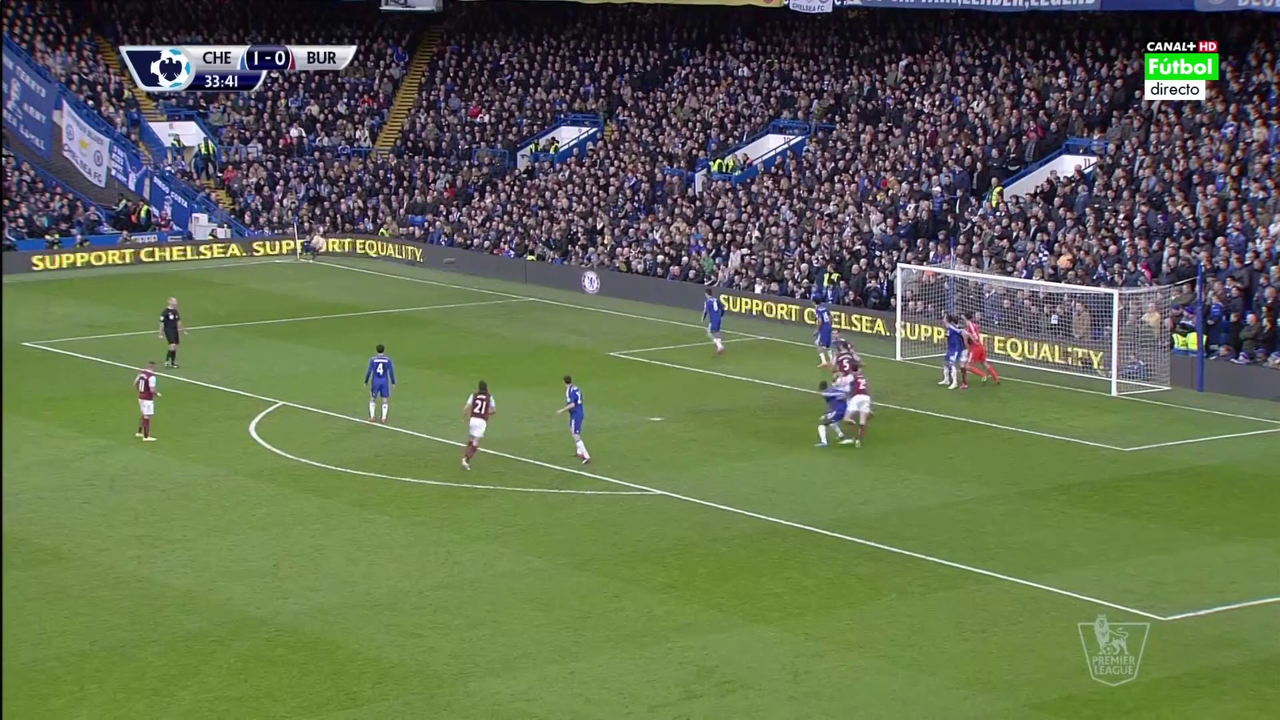
#> input picture deeplearning/vit/6_1280.png, 1280 x 720 px
$ python opencv_drawline.py
#> lines starting #> are read from the running program, lines starting #| are printed output that depends on the picture; after the words box and inside, x2 and y2 are one past the last pixel; in counts of white or black regions, pixels touching at a corner belong together
#> further down, img is the input picture: shape (720, 1280, 3); mean B, G, R 79.6, 108.7, 97.5
import cv2
import numpy as np


def draw_grid(img, grid_shape, color=(0, 255, 0), thickness=1):
#> called with grid_shape = (80, 80), color = (0, 255, 0), thickness = 1
    h, w, _ = img.shape
#> h = 720; w = 1280
    rows, cols = grid_shape
    dy, dx = h / rows, w / cols
#> dy = 9; dx = 16

    # draw vertical lines
    for x in np.linspace(start=dx, stop=w - dx, num=cols - 1):
        x = int(round(x))
        cv2.line(img, (x, 0), (x, h), color=color, thickness=thickness)
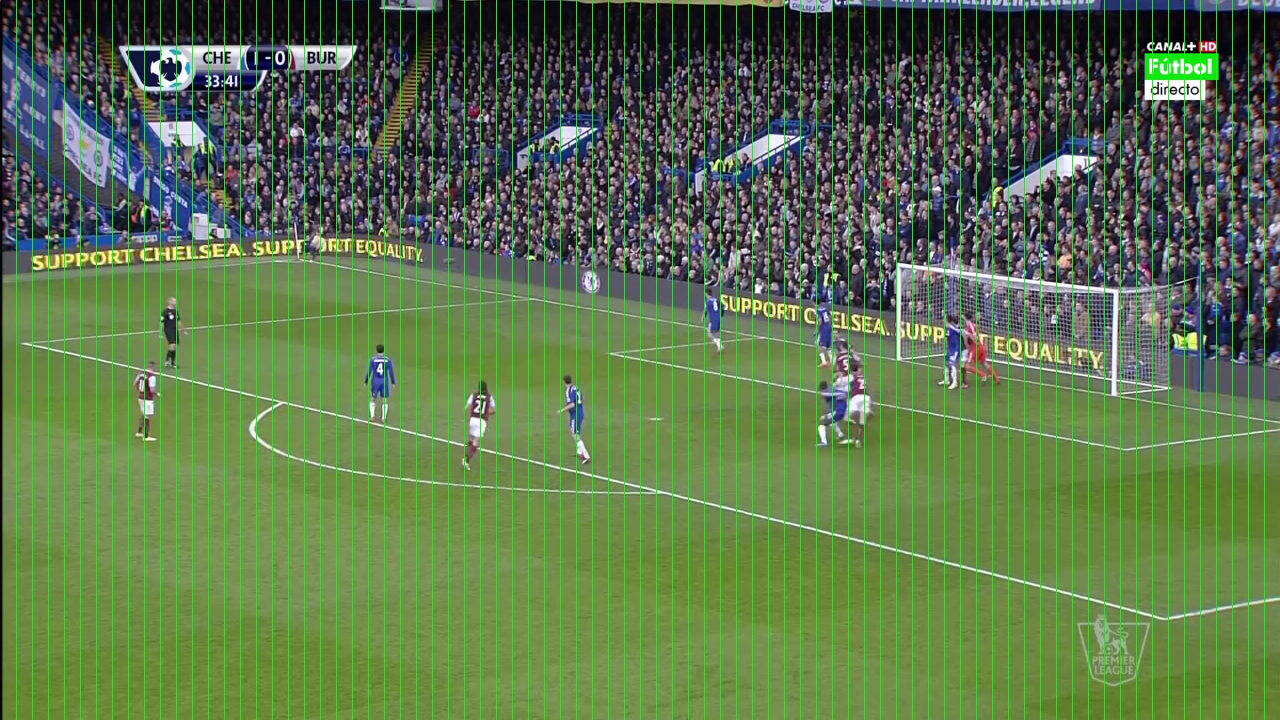
#> img: shape (720, 1280, 3); 6.17% of pixels changed, all inside (x1, y1, x2, y2) = (16, 0, 1265, 720)

    # draw horizontal lines
    for y in np.linspace(start=dy, stop=h - dy, num=rows - 1):
        y = int(round(y))
        cv2.line(img, (0, y), (w, y), color=color, thickness=thickness)
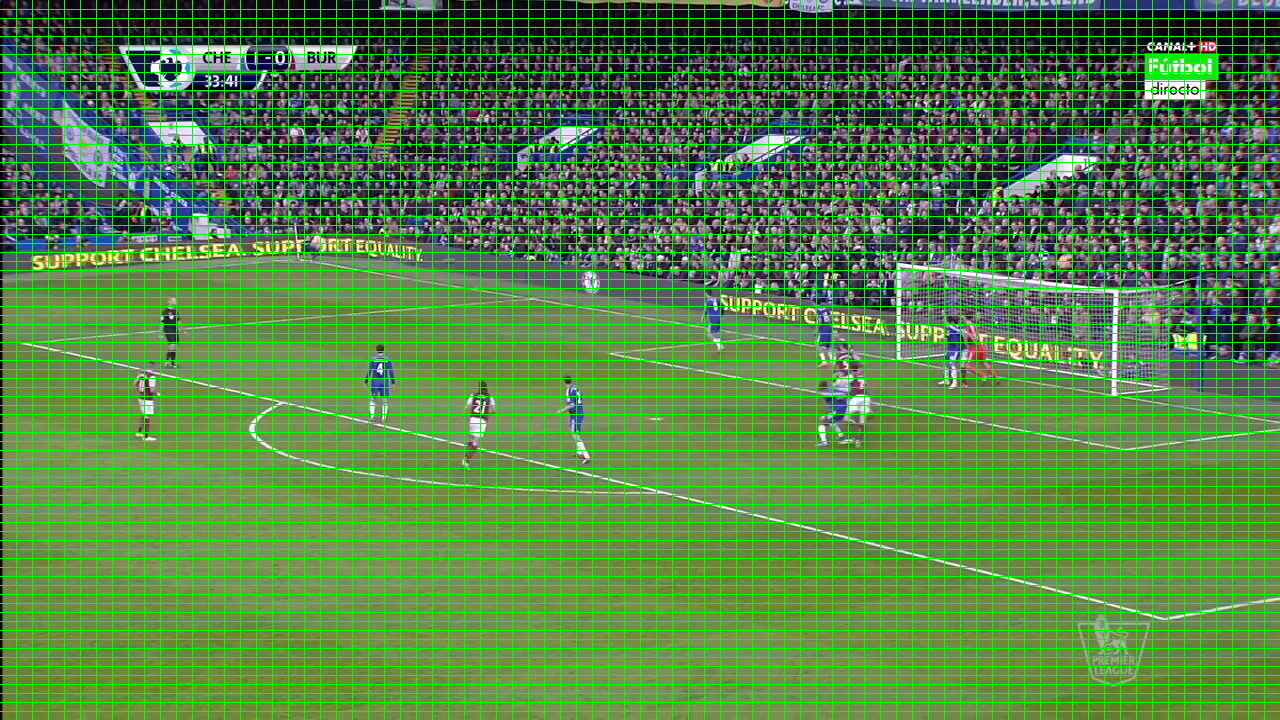
#> img: shape (720, 1280, 3); 10.3% of pixels changed, all inside (x1, y1, x2, y2) = (0, 9, 1280, 712)

    return img


img = cv2.imread('6_1280.png')

draw_grid(img, (80, 80))

cv2.imshow("foo", img)
cv2.waitKey()
